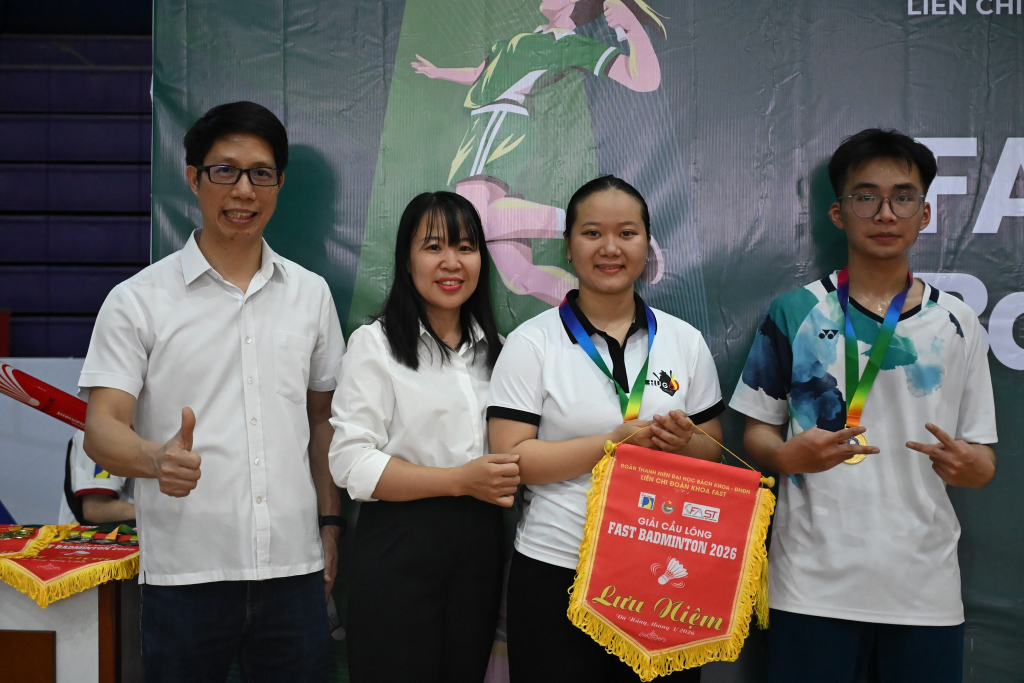
%> input picture Seminar TTKT/1.jpg, 2048 x 1365 px (shown at 1/2 size)
$ octave --eval "main('1.jpg');"   (GNU Octave 9; MATLAB toolbox functions it lacks are replaced by stand-ins)
%> lines starting %> are read from the running program, lines starting %| are printed output that depends on the picture
### Seminar TTKT/load_image.m
function img = load_image()
    [filename, pathname] = uigetfile({'*.jpg;*.png;*.jpeg'}, 'Select an image');
    if isequal(filename, 0)
        disp('User selected Cancel');
        img = [];
        return;
    end
    fullPath = fullfile(pathname, filename);
    img = imread(fullPath);
    fprintf('Done loading image: %s\n', filename);
end

### Seminar TTKT/validate_image.m
function validate_image(img)
    if size(img, 3) ~= 3
        warning('Image is not RGB. Conversion might be needed.');
    end
    [h, w, ~] = size(img);
    if h < 200 || w < 200
        warning('Image resolution is very small, detection may fail.');
    end
end

### Seminar TTKT/resize_image.m
function img_out = resize_image(img)
    max_size = 1500;
    [h, w, ~] = size(img);
    scale = min(max_size / max(h, w), 1);
    img_out = imresize(img, scale);
end

### Seminar TTKT/convert_gray.m
function gray = convert_gray(img)
    img_d = double(img);
    gray = 0.299*img_d(:,:,1) + 0.587*img_d(:,:,2) + 0.114*img_d(:,:,3);
    gray = uint8(gray);
end

### Seminar TTKT/detect_faces.m
function bbox = detect_faces(detector, img)
    bbox = step(detector, img);
end

### Seminar TTKT/draw_rectangle.m
function img_out = draw_rectangle(img, bbox)
    img_out = img;
    if ~isempty(bbox)
        img_out = insertShape(img_out, 'Rectangle', bbox, 'Color', 'yellow', 'LineWidth', 2);
        img_out = insertText(img_out, bbox(:,1:2), 'Face', 'BoxColor', 'yellow', 'TextColor', 'black');
    end
end

### Seminar TTKT/count_faces.m
function num_faces = count_faces(bbox)
    num_faces = size(bbox, 1);
end

### Seminar TTKT/create_detector.m
function detector = create_detector()
    detector = vision.CascadeObjectDetector();
    detector.MergeThreshold = 5;
    detector.ScaleFactor = 1.1;
    detector.MinSize = [20 20];
end

% 5, 1.1, 100 100: ảnh từ 3-4 nguoi

### Seminar TTKT/display_result.m
function display_result(original_img, processed_img, num_faces)
    figure('Name', 'Face Detection Result');
    subplot(1,2,1);
    imshow(original_img);
    title('Original Image');

    subplot(1,2,2);
    imshow(processed_img);
    title(['Detected Faces: ', num2str(num_faces)]);

    disp(['Number of detected regions: ', num2str(num_faces)]);
end

### Seminar TTKT/main.m
function main(filename)
    img = load_image();
%> the answer given: 1.jpg
%> in load_image, img is the input picture: size 1365x2048x3 uint8; mean R, G, B 102.5, 98.1, 96
    validate_image(img);
    img_resized = resize_image(img);
    gray = convert_gray(img_resized);
%> in convert_gray, `gray = 0.299*img_d(:,:,1) + 0.587*img_d(:,:,2) + 0.114*img_d(:,:,3);`:
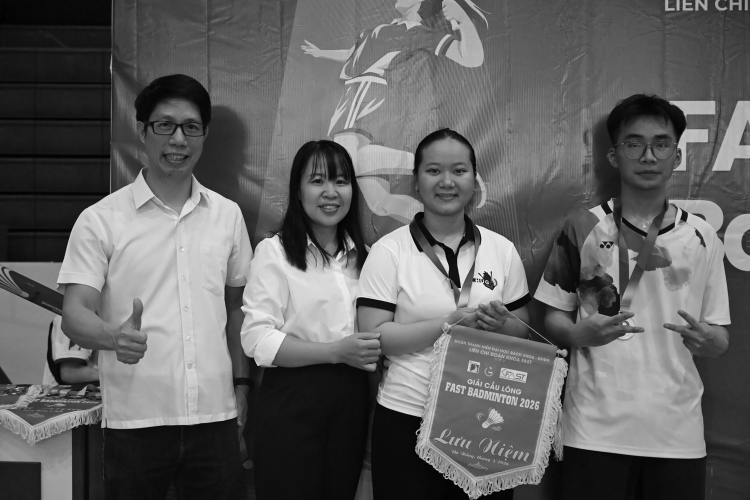
%> gray: size 1000x1500 double (shown at 1/2 size); min 0, max 254.7, mean 99.1
    detector = create_detector();
    bbox = detect_faces(detector, gray);
%> in detect_faces, `bbox = step(detector, img);`: bbox = [285 198 145 145; 588 308 140 140; 829 291 130 130; 1218 226 157 157; 1371 759 43 43]
    img_out = draw_rectangle(img_resized, bbox);
%> in draw_rectangle, `img_out = insertText(img_out, bbox(:,1:2), 'Face', 'BoxColor', 'yellow..`:
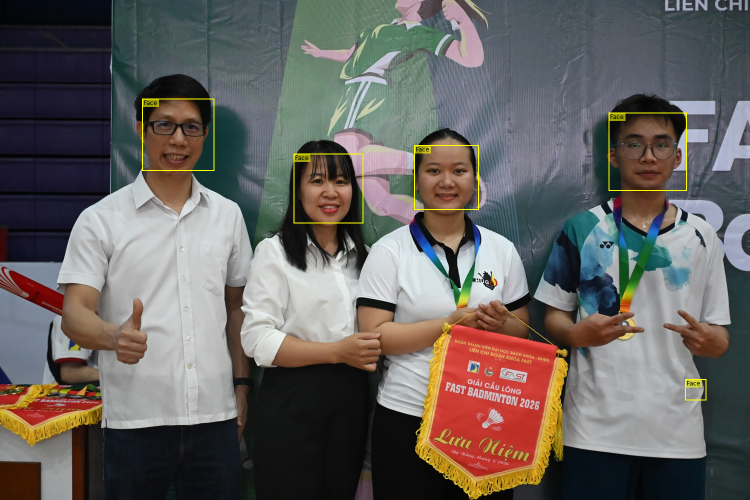
%> img_out: size 1000x1500x3 uint8 (shown at 1/2 size); mean R, G, B 103.2, 98.8, 95.7
    num_faces = count_faces(bbox);
%> num_faces = 5
    display_result(img_resized, img_out, num_faces);
%| Number of detected regions: 5
end
